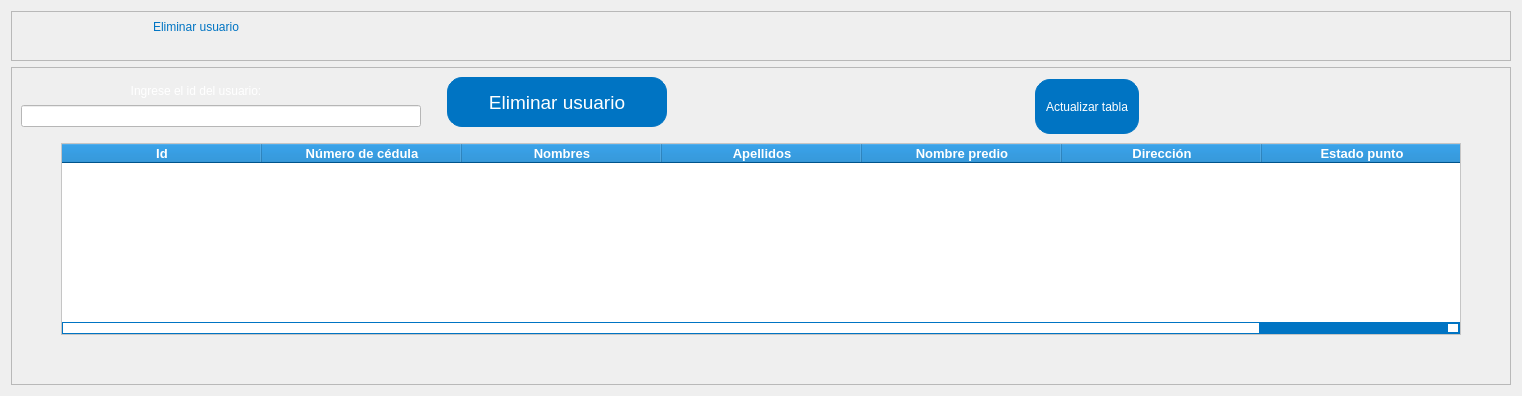
               <widget class="QWidget" name="pagina_eliminar">
                <layout class="QVBoxLayout" name="verticalLayout_12">
                 <item>
                  <widget class="QFrame" name="frame_4">
                   <property name="minimumSize">
                    <size>
                     <width>50</width>
                     <height>50</height>
                    </size>
                   </property>
                   <property name="maximumSize">
                    <size>
                     <width>16777215</width>
                     <height>50</height>
                    </size>
                   </property>
                   <property name="frameShape">
                    <enum>QFrame::StyledPanel</enum>
                   </property>
                   <property name="frameShadow">
                    <enum>QFrame::Raised</enum>
                   </property>
                   <widget class="QLabel" name="label_11">
                    <property name="geometry">
                     <rect>
                      <x>10</x>
                      <y>-20</y>
                      <width>350</width>
                      <height>71</height>
                     </rect>
                    </property>
                    <property name="minimumSize">
                     <size>
                      <width>350</width>
                      <height>0</height>
                     </size>
                    </property>
                    <property name="maximumSize">
                     <size>
                      <width>350</width>
                      <height>16777215</height>
                     </size>
                    </property>
                    <property name="styleSheet">
                     <string notr="true">font: 75 30pt &quot;Segoe UI&quot;;

color: #0074c3;
</string>
                    </property>
                    <property name="text">
                     <string>Eliminar usuario</string>
                    </property>
                    <property name="alignment">
                     <set>Qt::AlignCenter</set>
                    </property>
                   </widget>
                  </widget>
                 </item>
                 <item>
                  <widget class="QFrame" name="frame_5">
                   <property name="frameShape">
                    <enum>QFrame::StyledPanel</enum>
                   </property>
                   <property name="frameShadow">
                    <enum>QFrame::Raised</enum>
                   </property>
                   <layout class="QVBoxLayout" name="verticalLayout_13">
                    <item>
                     <layout class="QVBoxLayout" name="verticalLayout_9">
                      <item>
                       <layout class="QHBoxLayout" name="horizontalLayout_11">
                        <item>
                         <layout class="QHBoxLayout" name="horizontalLayout_10">
                          <property name="bottomMargin">
                           <number>10</number>
                          </property>
                          <item>
                           <layout class="QVBoxLayout" name="verticalLayout_3">
                            <property name="spacing">
                             <number>0</number>
                            </property>
                            <property name="rightMargin">
                             <number>20</number>
                            </property>
                            <item>
                             <widget class="QLabel" name="label_19">
                              <property name="minimumSize">
                               <size>
                                <width>350</width>
                                <height>0</height>
                               </size>
                              </property>
                              <property name="maximumSize">
                               <size>
                                <width>350</width>
                                <height>16777215</height>
                               </size>
                              </property>
                              <property name="styleSheet">
                               <string notr="true">font: 15pt &quot;Segoe UI&quot;;
color: rgb(255, 255, 255);</string>
                              </property>
                              <property name="text">
                               <string>Ingrese el id del usuario:</string>
                              </property>
                              <property name="alignment">
                               <set>Qt::AlignCenter</set>
                              </property>
                             </widget>
                            </item>
                            <item>
                             <widget class="QLineEdit" name="txt_id_eliminar">
                              <property name="maximumSize">
                               <size>
                                <width>400</width>
                                <height>16777215</height>
                               </size>
                              </property>
                              <property name="sizeIncrement">
                               <size>
                                <width>400</width>
                                <height>0</height>
                               </size>
                              </property>
                              <property name="styleSheet">
                               <string notr="true">color: rgb(0, 0, 0);
font: 15pt &quot;Segoe UI&quot;;
background-color: rgb(255, 255, 255);</string>
                              </property>
                              <property name="text">
                               <string/>
                              </property>
                             </widget>
                            </item>
                           </layout>
                          </item>
                          <item>
                           <widget class="QPushButton" name="bt_borrar_usuario">
                            <property name="minimumSize">
                             <size>
                              <width>220</width>
                              <height>50</height>
                             </size>
                            </property>
                            <property name="maximumSize">
                             <size>
                              <width>220</width>
                              <height>50</height>
                             </size>
                            </property>
                            <property name="font">
                             <font>
                              <family>Segoe UI</family>
                              <pointsize>14</pointsize>
                              <weight>50</weight>
                              <italic>false</italic>
                              <bold>false</bold>
                             </font>
                            </property>
                            <property name="cursor">
                             <cursorShape>PointingHandCursor</cursorShape>
                            </property>
                            <property name="styleSheet">
                             <string notr="true">QPushButton {
    background-color: #0074c3;  /* Color de fondo */
    color: rgb(255, 255, 255);
    border: 1px solid #0074c3;  /* Borde del botón */
    padding: 5px 10px;  /* Relleno interno */
    border-radius: 15px;  /* Bordes redondeados */
	font: 14pt &quot;Segoe UI&quot;;
}

QPushButton:hover{
  font: 14pt &quot;Segoe UI&quot;;
  background-color: #0063a5; 
}</string>
                            </property>
                            <property name="text">
                             <string>Eliminar usuario</string>
                            </property>
                            <property name="iconSize">
                             <size>
                              <width>45</width>
                              <height>45</height>
                             </size>
                            </property>
                           </widget>
                          </item>
                         </layout>
                        </item>
                        <item>
                         <layout class="QHBoxLayout" name="horizontalLayout_9">
                          <item>
                           <spacer name="horizontalSpacer_11">
                            <property name="orientation">
                             <enum>Qt::Horizontal</enum>
                            </property>
                            <property name="sizeHint" stdset="0">
                             <size>
                              <width>40</width>
                              <height>20</height>
                             </size>
                            </property>
                           </spacer>
                          </item>
                          <item>
                           <widget class="QPushButton" name="bt_actualizar_tabla">
                            <property name="minimumSize">
                             <size>
                              <width>0</width>
                              <height>55</height>
                             </size>
                            </property>
                            <property name="maximumSize">
                             <size>
                              <width>16777215</width>
                              <height>55</height>
                             </size>
                            </property>
                            <property name="cursor">
                             <cursorShape>PointingHandCursor</cursorShape>
                            </property>
                            <property name="styleSheet">
                             <string notr="true">QPushButton {
    background-color: #0074c3;  /* Color de fondo */
    color: rgb(255, 255, 255);
    border: 1px solid #0074c3;  /* Borde del botón */
    padding: 5px 10px;  /* Relleno interno */
    border-radius: 15px;  /* Bordes redondeados */
	font: 14pt &quot;Segoe UI&quot;;
}

QPushButton:hover{
  font: 14pt &quot;Segoe UI&quot;;
  background-color: #0063a5; 
}</string>
                            </property>
                            <property name="text">
                             <string>Actualizar tabla</string>
                            </property>
                            <property name="iconSize">
                             <size>
                              <width>45</width>
                              <height>45</height>
                             </size>
                            </property>
                           </widget>
                          </item>
                          <item>
                           <spacer name="horizontalSpacer_10">
                            <property name="orientation">
                             <enum>Qt::Horizontal</enum>
                            </property>
                            <property name="sizeHint" stdset="0">
                             <size>
                              <width>40</width>
                              <height>20</height>
                             </size>
                            </property>
                           </spacer>
                          </item>
                         </layout>
                        </item>
                       </layout>
                      </item>
                      <item>
                       <layout class="QHBoxLayout" name="horizontalLayout_15">
                        <item>
                         <spacer name="horizontalSpacer_12">
                          <property name="orientation">
                           <enum>Qt::Horizontal</enum>
                          </property>
                          <property name="sizeHint" stdset="0">
                           <size>
                            <width>40</width>
                            <height>20</height>
                           </size>
                          </property>
                         </spacer>
                        </item>
                        <item>
                         <widget class="QTableWidget" name="tabla_eliminar">
                          <property name="minimumSize">
                           <size>
                            <width>1400</width>
                            <height>0</height>
                           </size>
                          </property>
                          <property name="maximumSize">
                           <size>
                            <width>1400</width>
                            <height>16777215</height>
                           </size>
                          </property>
                          <property name="cursor" stdset="0">
                           <cursorShape>PointingHandCursor</cursorShape>
                          </property>
                          <property name="styleSheet">
                           <string notr="true">QTableWidget {
    background-color: rgb(255, 255, 255);
    font: 10pt &quot;Segoe UI&quot;;
}

QHeaderView::section {
    background-color: #0074c3;
    color: rgb(255, 255, 255);
}

QTableWidget QTableCornerButton::section {
    background-color: #0074c3;
}

QTableWidget::item:focus {
    background-color: rgb(227, 227, 227);
    color: rgb(0, 0, 0);
}

QTableWidget QLineEdit {
    color: rgb(255, 255, 255);
}

QScrollBar:vertical {
    border: 1px solid #0074c3;
    background: #0074c3;       /* Cambiado a azul */
    width: 12px;
}

QScrollBar::handle:vertical {
    background: #ffffff;        /* Color del &quot;mango&quot; de la barra de desplazamiento vertical */
}

QScrollBar::add-line:vertical,
QScrollBar::sub-line:vertical {
    border: 2px solid #0074c3;
    color: rgb(0, 0, 0);       /* Color de las flechas de la barra de desplazamiento vertical */
    background: #ffffff;
}

QScrollBar:horizontal {
    border: 1px solid #0074c3;
    background: #0074c3;        /* Cambiado a azul */
    height: 12px;
}

QScrollBar::handle:horizontal {
    background: #ffffff;        /* Color del &quot;mango&quot; de la barra de desplazamiento horizontal */
}

QScrollBar::add-line:horizontal,
QScrollBar::sub-line:horizontal {
    border: 2px solid #0074c3;
    color: rgb(0, 0, 0);       /* Color de las flechas de la barra de desplazamiento horizontal */
    background: #ffffff;
}
</string>
                          </property>
                          <attribute name="horizontalHeaderDefaultSectionSize">
                           <number>200</number>
                          </attribute>
                          <column>
                           <property name="text">
                            <string>Id</string>
                           </property>
                           <property name="font">
                            <font>
                             <pointsize>10</pointsize>
                             <weight>75</weight>
                             <bold>true</bold>
                            </font>
                           </property>
                          </column>
                          <column>
                           <property name="text">
                            <string>Número de cédula</string>
                           </property>
                           <property name="font">
                            <font>
                             <pointsize>10</pointsize>
                             <weight>75</weight>
                             <bold>true</bold>
                            </font>
                           </property>
                          </column>
                          <column>
                           <property name="text">
                            <string>Nombres</string>
                           </property>
                           <property name="font">
                            <font>
                             <pointsize>10</pointsize>
                             <weight>75</weight>
                             <bold>true</bold>
                            </font>
                           </property>
                          </column>
                          <column>
                           <property name="text">
                            <string>Apellidos</string>
                           </property>
                           <property name="font">
                            <font>
                             <pointsize>10</pointsize>
                             <weight>75</weight>
                             <bold>true</bold>
                            </font>
                           </property>
                          </column>
                          <column>
                           <property name="text">
                            <string>Nombre predio</string>
                           </property>
                           <property name="font">
                            <font>
                             <pointsize>10</pointsize>
                             <weight>75</weight>
                             <bold>true</bold>
                            </font>
                           </property>
                          </column>
                          <column>
                           <property name="text">
                            <string>Dirección</string>
                           </property>
                           <property name="font">
                            <font>
                             <pointsize>10</pointsize>
                             <weight>75</weight>
                             <bold>true</bold>
                            </font>
                           </property>
                          </column>
                          <column>
                           <property name="text">
                            <string>Estado punto</string>
                           </property>
                           <property name="font">
                            <font>
                             <pointsize>10</pointsize>
                             <weight>75</weight>
                             <bold>true</bold>
                            </font>
                           </property>
                          </column>
                         </widget>
                        </item>
                        <item>
                         <spacer name="horizontalSpacer_13">
                          <property name="orientation">
                           <enum>Qt::Horizontal</enum>
                          </property>
                          <property name="sizeHint" stdset="0">
                           <size>
                            <width>40</width>
                            <height>20</height>
                           </size>
                          </property>
                         </spacer>
                        </item>
                       </layout>
                      </item>
                     </layout>
                    </item>
                    <item>
                     <widget class="QLabel" name="label_26">
                      <property name="text">
                       <string/>
                      </property>
                     </widget>
                    </item>
                    <item>
                     <widget class="QLabel" name="label_20">
                      <property name="text">
                       <string/>
                      </property>
                     </widget>
                    </item>
                   </layout>
                  </widget>
                 </item>
                </layout>
               </widget>
